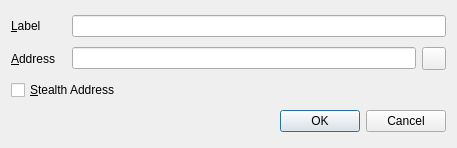
<?xml version="1.0" encoding="UTF-8"?>
<ui version="4.0">
 <class>EditAddressDialog</class>
 <widget class="QDialog" name="EditAddressDialog">
  <property name="geometry">
   <rect>
    <x>0</x>
    <y>0</y>
    <width>457</width>
    <height>148</height>
   </rect>
  </property>
  <property name="windowTitle">
   <string>Edit Address</string>
  </property>
  <layout class="QGridLayout" name="gridLayout_2">
   <item row="0" column="0">
    <layout class="QHBoxLayout" name="horizontalLayout_4">
     <item>
      <widget class="QLabel" name="label">
       <property name="minimumSize">
        <size>
         <width>55</width>
         <height>0</height>
        </size>
       </property>
       <property name="text">
        <string>&amp;Label</string>
       </property>
       <property name="buddy">
        <cstring>labelEdit</cstring>
       </property>
      </widget>
     </item>
     <item>
      <widget class="QLineEdit" name="labelEdit">
       <property name="toolTip">
        <string>The label associated with this address book entry</string>
       </property>
      </widget>
     </item>
    </layout>
   </item>
   <item row="1" column="0">
    <layout class="QHBoxLayout" name="horizontalLayout_3">
     <item>
      <widget class="QLabel" name="label_2">
       <property name="minimumSize">
        <size>
         <width>55</width>
         <height>0</height>
        </size>
       </property>
       <property name="text">
        <string>&amp;Address</string>
       </property>
       <property name="buddy">
        <cstring>addressEdit</cstring>
       </property>
      </widget>
     </item>
     <item>
      <widget class="QLineEdit" name="addressEdit">
       <property name="toolTip">
        <string>The address associated with this address book entry. This can only be modified for sending addresses.</string>
       </property>
      </widget>
     </item>
     <item>
      <widget class="QToolButton" name="EditAddressPasteButton">
       <property name="toolTip">
        <string>Paste address from clipboard</string>
       </property>
       <property name="text">
        <string/>
       </property>
       <property name="icon">
        <iconset resource="../bitcoin.qrc">
         <normaloff>:/icons/editpaste</normaloff>:/icons/editpaste</iconset>
       </property>
       <property name="shortcut">
        <string>Alt+P</string>
       </property>
      </widget>
     </item>
    </layout>
   </item>
   <item row="2" column="0">
    <widget class="QCheckBox" name="stealthCB">
     <property name="text">
      <string>&amp;Stealth Address</string>
     </property>
    </widget>
   </item>
   <item row="3" column="0">
    <widget class="QDialogButtonBox" name="buttonBox">
     <property name="orientation">
      <enum>Qt::Horizontal</enum>
     </property>
     <property name="standardButtons">
      <set>QDialogButtonBox::Cancel|QDialogButtonBox::Ok</set>
     </property>
    </widget>
   </item>
  </layout>
 </widget>
 <resources>
  <include location="../bitcoin.qrc"/>
 </resources>
 <connections>
  <connection>
   <sender>buttonBox</sender>
   <signal>accepted()</signal>
   <receiver>EditAddressDialog</receiver>
   <slot>accept()</slot>
   <hints>
    <hint type="sourcelabel">
     <x>248</x>
     <y>254</y>
    </hint>
    <hint type="destinationlabel">
     <x>157</x>
     <y>274</y>
    </hint>
   </hints>
  </connection>
  <connection>
   <sender>buttonBox</sender>
   <signal>rejected()</signal>
   <receiver>EditAddressDialog</receiver>
   <slot>reject()</slot>
   <hints>
    <hint type="sourcelabel">
     <x>316</x>
     <y>260</y>
    </hint>
    <hint type="destinationlabel">
     <x>286</x>
     <y>274</y>
    </hint>
   </hints>
  </connection>
 </connections>
</ui>
